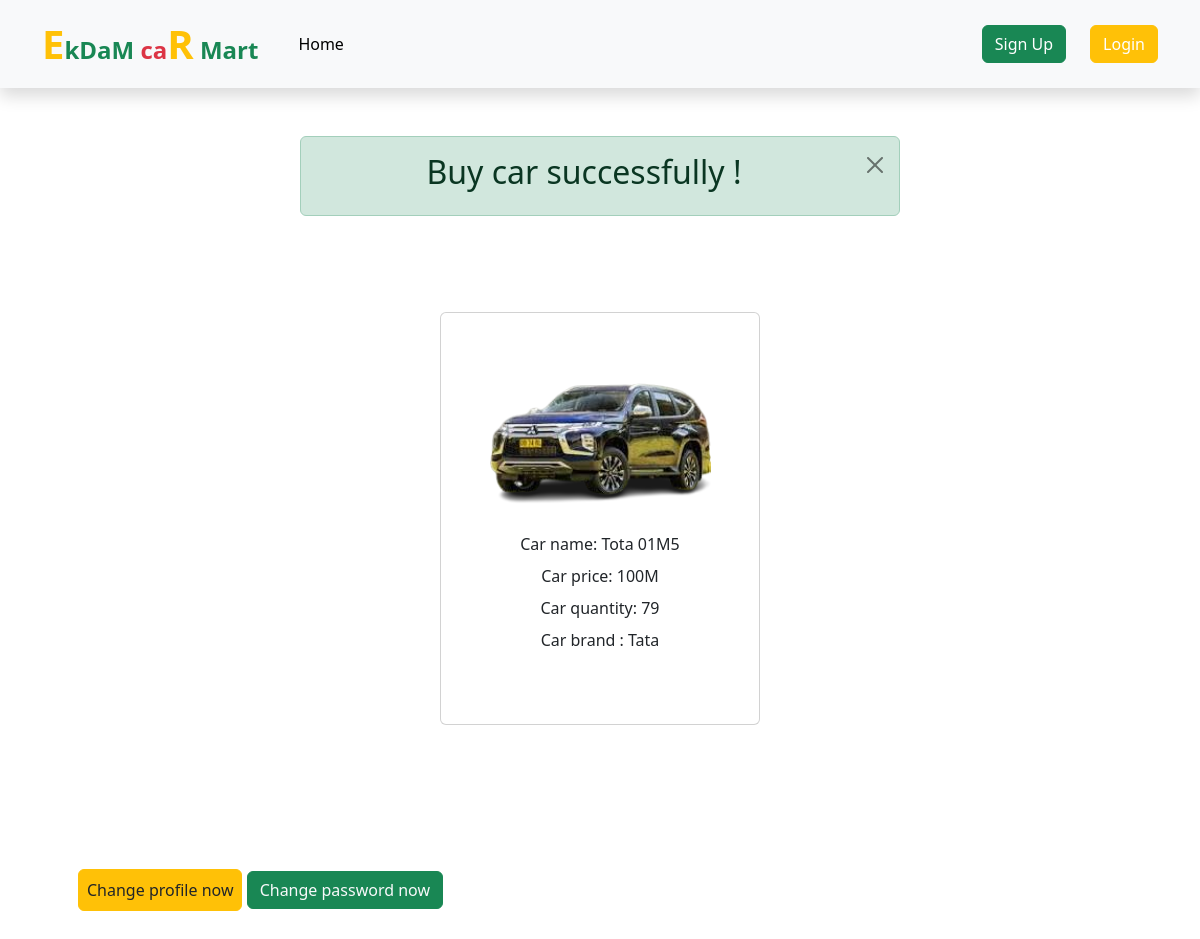
/car_data/car/1, run on the app's committed database.
### posts/models.py (models this page shows, shortened)
class UserPostModel(models.Model):
    car_name = models.CharField(max_length=200)
    car_price = models.CharField(max_length=200)
    details = models.TextField()
    quan  = models.IntegerField(default = None)
    brand = models.ManyToManyField(brandModel)
    image = models.ImageField(upload_to='posts/media/uploads/',blank=True,null=True)
    buyer = models.CharField(max_length=200)

### brands/models.py (models this page shows, shortened)
class brandModel(models.Model):
    brand_name  = models.CharField(max_length=200)
    slug = models.SlugField(max_length=200,blank=True,null=True,unique=True)

### car/views.py (the view)
# urls.py: path('car/<int:id>', views.showCarData,name='car'),
def showCarData(request,id):
    car = UserPostModel.objects.get(id=id)
    if car.quan > 0:
        car.quan -= 1
        car.save()
        messages.success(request,'Buy car successfully !')
    else:
        messages.error(request,'Bhai stock khali ekadam !')
    return render(request,'profile.html',{'car':car})

### posts/templates/profile.html
{% extends 'base.html' %}
{% block content %}
<div class="d-flex container justify-content-around align-items-center flex-wrap gap-5">
  <div class="card cardHome mt-5 mb-5 p-5" style="width: 20rem">
    <img src="{{ car.image.url }}" class="card-img-top" alt="{{ car.image.url }}" />
    <div class="card-body text-center">
      <p class="card-title">Car name: {{ car.car_name }}</p>
      <p class="card-title">Car price: {{ car.car_price }}</p>
      <p class="card-title">Car quantity: {{ car.quan }}</p>
      {% for b in car.brand.all %}
      <p class="card-title"> Car brand : {{b.brand_name }}</p>
      {% endfor %}
    </div>
  </div>
</div>
  <div class=" container mb-5 mt-5 p-5">
    <button class="btn btn-warning p-2"> <a class="text-decoration-none text-dark"
        href="{% url 'updata_profile' %}">Change profile now </a> </button>
    <button class="btn btn-success"> <a class="text-decoration-none text-light" href="{% url 'password' %}">Change
        password now </a> </button>
  </div>
  {% endblock %}

### data on the page
UserPostModel: image (picture), car_name "Tota 01M5", car_price "100M", quan "79"
brandModel: brand_name "Tata"

### other printed values
{{ m }} "Buy car successfully !"
